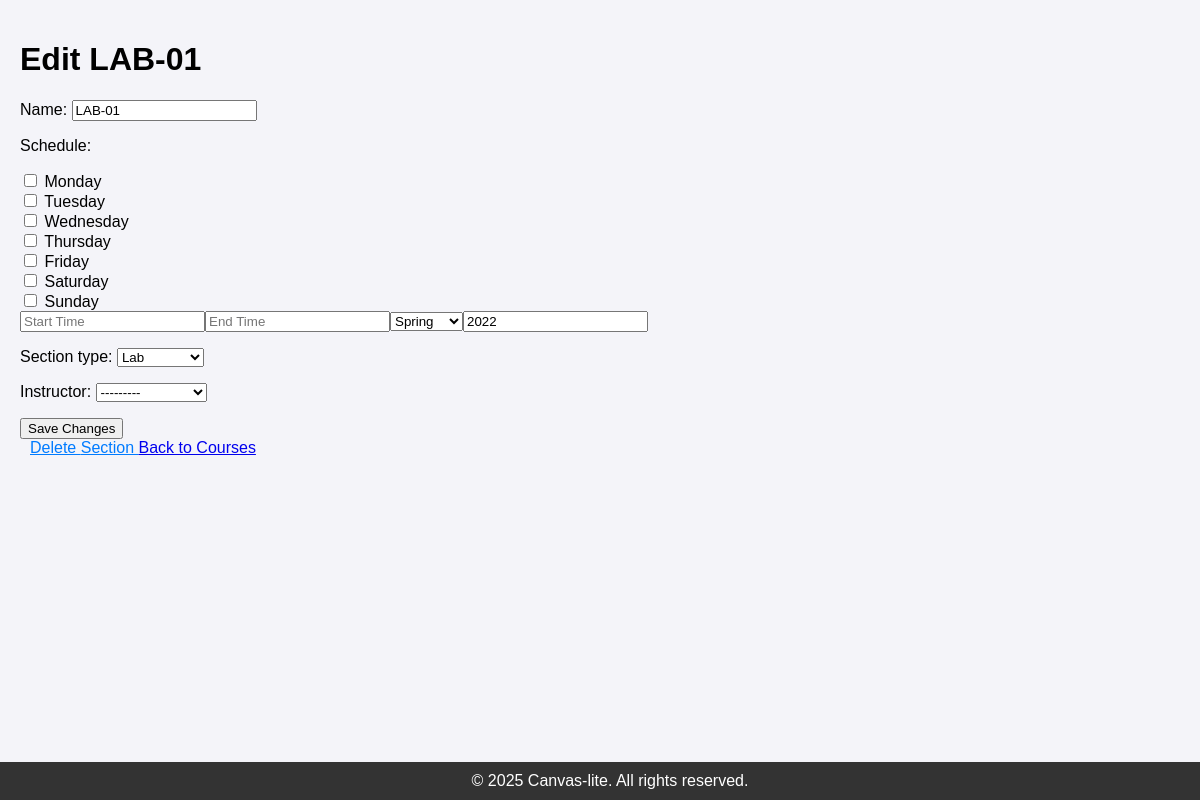
Page /sudo/section/7/edit (signed in) on the committed database.
### webapp/models/section.py (models this page shows, shortened)
class Section(models.Model):
    name = models.CharField(max_length=100)
    schedule = models.JSONField(default=dict)
    section_type = models.CharField(
        max_length=3,
        choices=SectionType,
        default=SectionType.LECTURE,
    )
    course = models.ForeignKey('Course', on_delete=models.CASCADE, related_name='sections')
    instructor = models.ForeignKey(
        settings.AUTH_USER_MODEL,
        on_delete=models.SET_NULL,
        null=True,
        blank=True,
        related_name='sections_taught'
    )
    main_section = models.ForeignKey(
        'self',
        null=True,
        blank=True,
        on_delete=models.CASCADE,
        related_name='sub_sections'
    )
    class Meta:
        unique_together = (
            ('course', 'name'),
            ('main_section', 'name'),
        )

### webapp/views/admin.py (the view)
# urls.py: path('sudo/<str:model_name>/<int:model_id>/edit', views.edit_model, name='edit_model'),
@in_groups(["Admin"])
def edit_model(request, model_name, model_id):
    model_classes = {
        'course': Course,
        'section': Section,
        'user': User
    }
    form_classes = {
        'course': CourseForm,
        'section': SectionForm,
        'user': UserForm
    }
    success_urls = {
        'course': 'courses_list',
        'section': 'courses_list',
        'user': 'user_list'
    }
    model_class = model_classes.get(model_name)
    form_class = form_classes.get(model_name)
    if not model_class or not form_class:
        raise Http404("Model not found")
    instance = get_object_or_404(model_class, id=model_id)
    if request.method == 'POST':
        form = form_class(request.POST, instance=instance)
        if form.is_valid():
            form.save()
            return redirect(success_urls[model_name])
    else:
        form = form_class(instance=instance)
    template_name = f'admin_pages/edit_model.html'
    context = {
        'form': form,
        'object': instance,  # Generic object reference
        'model_name': model_name,  # Explicit model name
        model_name: instance  # Maintain backward compatibility
    }
    return render(request, template_name, context)

### webapp/forms/admin.py (shortened to what this page needs)
class SectionForm(forms.ModelForm):
    class Meta:
        model = Section
        fields = ['name', 'schedule', 'section_type', 'instructor']
        widgets = {
            'schedule': ScheduleWidget(),
        }
    def __init__(self, *args, **kwargs):
        self.course = kwargs.pop('course', None)  # Remove course from kwargs
        super().__init__(*args, **kwargs)  # Now passes clean kwargs
        if 'instructor' in self.fields:
            self.fields['instructor'].queryset = self.fields['instructor'].queryset.exclude(
                groups__name='Admin'
            )
        self.fields['schedule'].required = False  # Make entire JSON optional

### webapp/models/users.py (called while the page is built)
    def __str__(self):
        return self.username

### webapp/views/admin.py (called while the page is built)
def in_groups(group_names):
    def check(user):
        return user.groups.filter(name__in=group_names).exists()
    return user_passes_test(check)

### webapp/widgets.py (called while the page is built)
    def decompress(self, value):
        if value:
            try:
                data = json.loads(value)
                return [
                    data.get('days', []),
                    data.get('start_time'),
                    data.get('end_time'),
                    data.get('semester'),
                    data.get('year'),
                ]
            except (json.JSONDecodeError, TypeError):
                pass
        return [[], None, None, None, None]

### templates/admin_pages/edit_model.html (shortened to what this page needs)
{% extends "master.html" %}
{% load static %}
{% block content %}
    <h1>
        Edit
        {% if model_name == 'course' %}{{ course.name }}
            {% elif model_name == 'section' %}{{ section.name }}
            {% elif model_name == 'user' %}{{ user.username }}
        {% endif %}
    </h1>
    <form method="post">
        {{ form.as_p }}
        <button type="submit">Save Changes</button>
    </form>
    <a href="{% url 'delete_model' model_name=model_name pk=object.id %}" class="btn btn-danger"
       style="margin-left:10px;">
        Delete {{ model_name|title }}
    </a>
    {% if model_name == 'course' or model_name == 'section' %}
        <a href="{% url 'courses_list' %}">Back to Courses</a>
    {% elif model_name == 'user' %}
        <a href="{% url 'user_list' %}">Back to Users</a>
    {% endif %}
{% endblock %}

### templates/static/css/base_theme.css (style rules this page uses)
body { font-family: Arial, sans-serif; margin: 0; padding: 0; background-color: #f4f4f9; }
.btn { background: none; border: none; color: #007bff; text-decoration: underline; cursor: pointer; font: inherit; padding: 0; margin: 0; }

### rows in the picture
Section: name "LAB-01", section_type "Lab", instructor "---------"

### other values in the picture
{{ model_name|title }} "Section"
